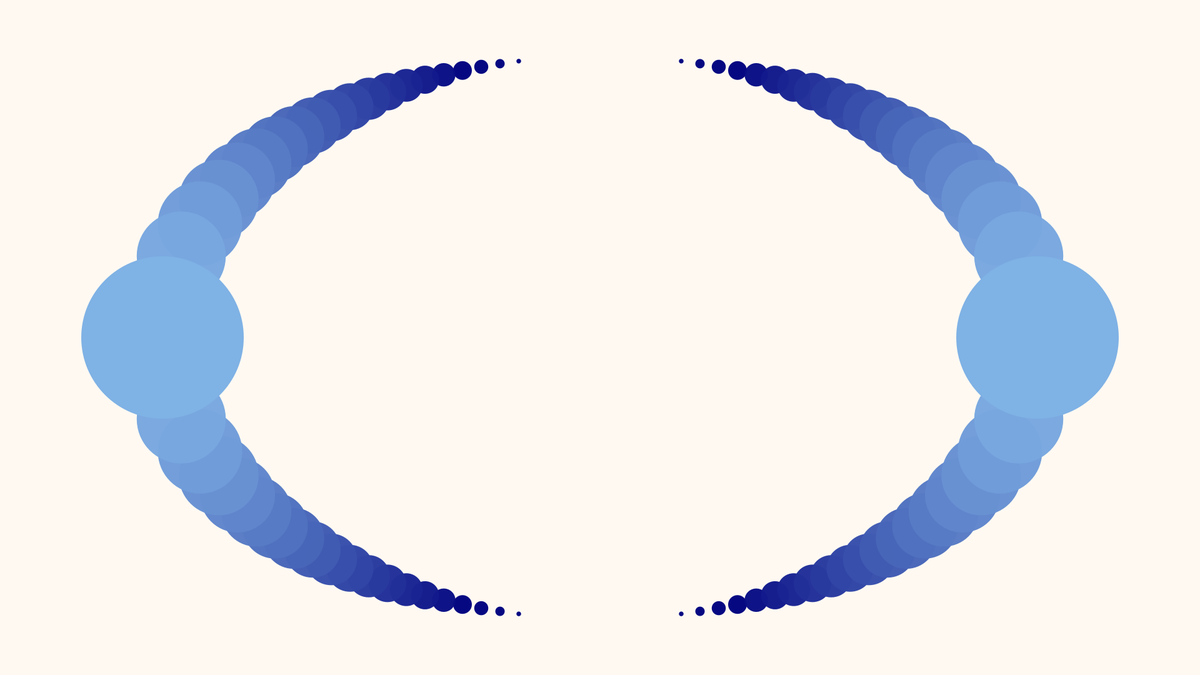
Frame 1 (no input)
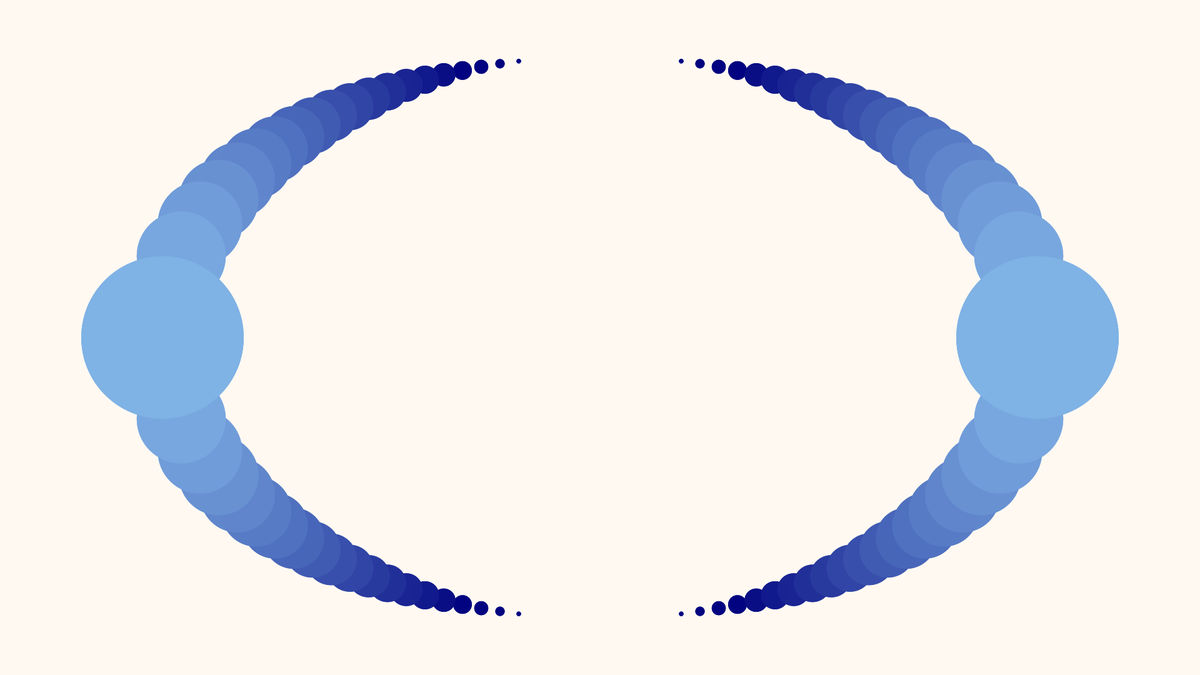
Frame 2 (the mouse pressed at the canvas centre, redrawn once)

The Processing sketch that drew these frames (run headless with seeded random() and noise(); the mouse was pressed at the canvas centre and the sketch redrawn once):

// Processing sketch: ellipses_open
// ── ellipses_open.pde
void setup(){
  size(1920, 1080);
  smooth();
  noLoop();
  noStroke();
  ellipseMode(CENTER);
  background(255,249,242); 
}

public void draw() {
  //ellipse(960,540, 1600, 900);
  color firstColor = color(1,3,127);
  color secondColor = color(159,222,255);
  for (int i = 60; i > 0; i-= 3) {
  float lerpVal = (float(i)/60);
  float dx = 700 - (i * 10);
  float xPos = 960 - dx;
  float xPos2 = 960 + dx;
  float yPos = sqrt(sq(450) * (1 - (sq(dx)/sq(700)))) + 540;
  float yPos2 = -sqrt(sq(450) * (1 - (sq(dx)/sq(700)))) + 540;
  fill(lerpColor(secondColor, firstColor, lerpVal +0.2 ), 250);
  ellipse(xPos,yPos, 150- i * 2.5, 150 - i * 2.5);
  ellipse(xPos,yPos2, 150 - i * 2.5 ,150 - i * 2.5);
  ellipse(xPos2,yPos, 150- i * 2.5, 150 - i * 2.5);
  ellipse(xPos2,yPos2, 150 - i * 2.5 ,150 - i * 2.5);
  }
  fill(lerpColor(firstColor, secondColor, 0.8), 255);
  ellipse(260, 540, 260, 260);
  ellipse(1660, 540, 260, 260);
}
